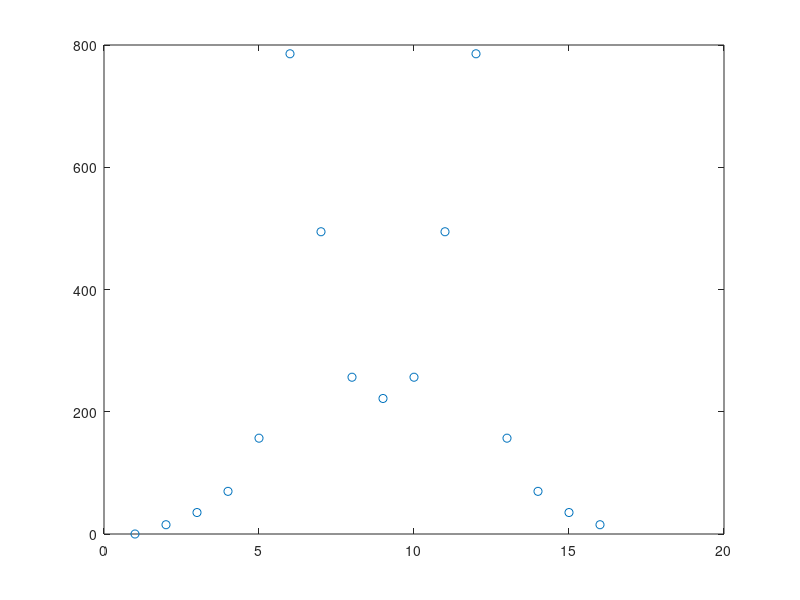

Here is the MATLAB script that generated this plot:

N = 16
m = 0:N-1;
w = exp(-2*pi*j*m /N);

t = linspace(0,5,16);

f = 2;
y = 128*(sin(2*pi*f.*t));

y_fft = fft(y);
% plot(t,y,'o:')
plot(abs(y_fft),'o')

w_r = real(w)
w_c = imag(w)